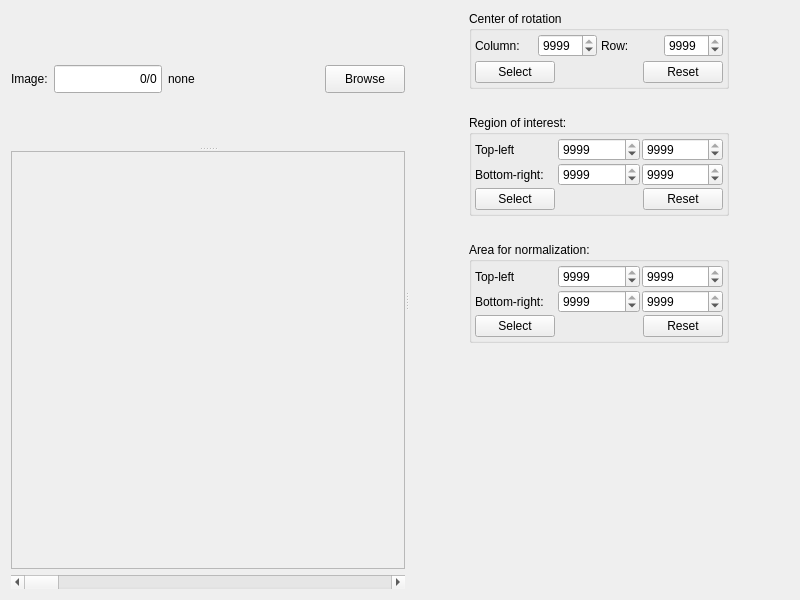
<?xml version="1.0" encoding="UTF-8"?>
<ui version="4.0">
 <class>ImageSelectCoRAndRegions</class>
 <widget class="QWidget" name="ImageSelectCoRAndRegions">
  <property name="geometry">
   <rect>
    <x>0</x>
    <y>0</y>
    <width>800</width>
    <height>600</height>
   </rect>
  </property>
  <property name="sizePolicy">
   <sizepolicy hsizetype="Preferred" vsizetype="Expanding">
    <horstretch>0</horstretch>
    <verstretch>0</verstretch>
   </sizepolicy>
  </property>
  <property name="windowTitle">
   <string>Form</string>
  </property>
  <layout class="QGridLayout" name="gridLayout_5">
   <item row="0" column="0">
    <widget class="QSplitter" name="splitter_main_horiz">
     <property name="orientation">
      <enum>Qt::Horizontal</enum>
     </property>
     <widget class="QSplitter" name="splitter_img_vertical">
      <property name="orientation">
       <enum>Qt::Vertical</enum>
      </property>
      <widget class="QWidget" name="layoutWidget">
       <layout class="QHBoxLayout" name="horizontalLayout_4">
        <property name="sizeConstraint">
         <enum>QLayout::SetDefaultConstraint</enum>
        </property>
        <item>
         <widget class="QLabel" name="label_img_seq">
          <property name="sizePolicy">
           <sizepolicy hsizetype="Preferred" vsizetype="Fixed">
            <horstretch>0</horstretch>
            <verstretch>0</verstretch>
           </sizepolicy>
          </property>
          <property name="minimumSize">
           <size>
            <width>0</width>
            <height>28</height>
           </size>
          </property>
          <property name="text">
           <string>Image:</string>
          </property>
         </widget>
        </item>
        <item>
         <widget class="QLineEdit" name="lineEdit_img_seq">
          <property name="sizePolicy">
           <sizepolicy hsizetype="Fixed" vsizetype="Fixed">
            <horstretch>0</horstretch>
            <verstretch>0</verstretch>
           </sizepolicy>
          </property>
          <property name="minimumSize">
           <size>
            <width>0</width>
            <height>28</height>
           </size>
          </property>
          <property name="text">
           <string>0/0</string>
          </property>
          <property name="alignment">
           <set>Qt::AlignRight|Qt::AlignTrailing|Qt::AlignVCenter</set>
          </property>
          <property name="readOnly">
           <bool>true</bool>
          </property>
         </widget>
        </item>
        <item>
         <widget class="QLabel" name="label_img_name">
          <property name="sizePolicy">
           <sizepolicy hsizetype="Preferred" vsizetype="Fixed">
            <horstretch>1</horstretch>
            <verstretch>0</verstretch>
           </sizepolicy>
          </property>
          <property name="minimumSize">
           <size>
            <width>0</width>
            <height>28</height>
           </size>
          </property>
          <property name="text">
           <string>none</string>
          </property>
         </widget>
        </item>
        <item>
         <widget class="QPushButton" name="pushButton_browse_img">
          <property name="sizePolicy">
           <sizepolicy hsizetype="Minimum" vsizetype="Fixed">
            <horstretch>0</horstretch>
            <verstretch>0</verstretch>
           </sizepolicy>
          </property>
          <property name="minimumSize">
           <size>
            <width>0</width>
            <height>28</height>
           </size>
          </property>
          <property name="text">
           <string>Browse</string>
          </property>
         </widget>
        </item>
       </layout>
      </widget>
      <widget class="QWidget" name="layoutWidget">
       <layout class="QVBoxLayout" name="verticalLayout_2">
        <property name="sizeConstraint">
         <enum>QLayout::SetMaximumSize</enum>
        </property>
        <item>
         <widget class="QScrollArea" name="scrollArea">
          <property name="sizePolicy">
           <sizepolicy hsizetype="Expanding" vsizetype="Expanding">
            <horstretch>2</horstretch>
            <verstretch>2</verstretch>
           </sizepolicy>
          </property>
          <property name="widgetResizable">
           <bool>true</bool>
          </property>
          <widget class="QWidget" name="scrollAreaWidgetContents">
           <property name="geometry">
            <rect>
             <x>0</x>
             <y>0</y>
             <width>454</width>
             <height>520</height>
            </rect>
           </property>
           <property name="sizePolicy">
            <sizepolicy hsizetype="Expanding" vsizetype="Expanding">
             <horstretch>2</horstretch>
             <verstretch>2</verstretch>
            </sizepolicy>
           </property>
           <layout class="QGridLayout" name="gridLayout">
            <item row="0" column="0">
             <widget class="QLabel" name="label_img">
              <property name="sizePolicy">
               <sizepolicy hsizetype="Expanding" vsizetype="Expanding">
                <horstretch>3</horstretch>
                <verstretch>3</verstretch>
               </sizepolicy>
              </property>
              <property name="text">
               <string/>
              </property>
             </widget>
            </item>
           </layout>
          </widget>
         </widget>
        </item>
        <item>
         <widget class="QScrollBar" name="horizontalScrollBar_img_stack">
          <property name="sizePolicy">
           <sizepolicy hsizetype="Expanding" vsizetype="Fixed">
            <horstretch>2</horstretch>
            <verstretch>0</verstretch>
           </sizepolicy>
          </property>
          <property name="orientation">
           <enum>Qt::Horizontal</enum>
          </property>
         </widget>
        </item>
       </layout>
      </widget>
     </widget>
     <widget class="QWidget" name="layoutWidget_2">
      <layout class="QGridLayout" name="gridLayout_6">
       <property name="sizeConstraint">
        <enum>QLayout::SetDefaultConstraint</enum>
       </property>
       <item row="0" column="0">
        <widget class="QGroupBox" name="groupBox_cor">
         <property name="sizePolicy">
          <sizepolicy hsizetype="Minimum" vsizetype="Minimum">
           <horstretch>0</horstretch>
           <verstretch>0</verstretch>
          </sizepolicy>
         </property>
         <property name="maximumSize">
          <size>
           <width>260</width>
           <height>16777215</height>
          </size>
         </property>
         <property name="title">
          <string>Center of rotation</string>
         </property>
         <layout class="QGridLayout" name="gridLayout_2">
          <property name="margin">
           <number>3</number>
          </property>
          <property name="spacing">
           <number>4</number>
          </property>
          <item row="0" column="0">
           <layout class="QHBoxLayout" name="horizontalLayout">
            <item>
             <widget class="QLabel" name="label_3">
              <property name="text">
               <string>Column:</string>
              </property>
             </widget>
            </item>
            <item>
             <widget class="QSpinBox" name="spinBox_cor_x">
              <property name="maximum">
               <number>9999</number>
              </property>
              <property name="value">
               <number>9999</number>
              </property>
             </widget>
            </item>
            <item>
             <widget class="QLabel" name="label_2">
              <property name="text">
               <string>Row:</string>
              </property>
             </widget>
            </item>
            <item>
             <widget class="QSpinBox" name="spinBox_cor_y">
              <property name="maximum">
               <number>9999</number>
              </property>
              <property name="value">
               <number>9999</number>
              </property>
             </widget>
            </item>
           </layout>
          </item>
          <item row="1" column="0">
           <layout class="QHBoxLayout" name="horizontalLayout_2">
            <item>
             <widget class="QPushButton" name="pushButton_cor">
              <property name="text">
               <string>Select</string>
              </property>
             </widget>
            </item>
            <item>
             <spacer name="horizontalSpacer_3">
              <property name="orientation">
               <enum>Qt::Horizontal</enum>
              </property>
              <property name="sizeHint" stdset="0">
               <size>
                <width>108</width>
                <height>20</height>
               </size>
              </property>
             </spacer>
            </item>
            <item>
             <widget class="QPushButton" name="pushButton_cor_reset">
              <property name="text">
               <string>Reset</string>
              </property>
             </widget>
            </item>
           </layout>
          </item>
         </layout>
        </widget>
       </item>
       <item row="1" column="0">
        <spacer name="verticalSpacer_2">
         <property name="orientation">
          <enum>Qt::Vertical</enum>
         </property>
         <property name="sizeType">
          <enum>QSizePolicy::Minimum</enum>
         </property>
         <property name="sizeHint" stdset="0">
          <size>
           <width>20</width>
           <height>20</height>
          </size>
         </property>
        </spacer>
       </item>
       <item row="2" column="0">
        <widget class="QGroupBox" name="groupBox_roi">
         <property name="sizePolicy">
          <sizepolicy hsizetype="Minimum" vsizetype="Minimum">
           <horstretch>0</horstretch>
           <verstretch>0</verstretch>
          </sizepolicy>
         </property>
         <property name="maximumSize">
          <size>
           <width>260</width>
           <height>16777215</height>
          </size>
         </property>
         <property name="title">
          <string>Region of interest:</string>
         </property>
         <layout class="QGridLayout" name="gridLayout_3">
          <property name="margin">
           <number>3</number>
          </property>
          <property name="spacing">
           <number>2</number>
          </property>
          <item row="0" column="0">
           <widget class="QLabel" name="label_4">
            <property name="text">
             <string>Top-left</string>
            </property>
           </widget>
          </item>
          <item row="0" column="1">
           <widget class="QSpinBox" name="spinBox_roi_top_x">
            <property name="maximum">
             <number>9999</number>
            </property>
            <property name="value">
             <number>9999</number>
            </property>
           </widget>
          </item>
          <item row="0" column="2">
           <widget class="QSpinBox" name="spinBox_roi_top_y">
            <property name="maximum">
             <number>9999</number>
            </property>
            <property name="value">
             <number>9999</number>
            </property>
           </widget>
          </item>
          <item row="1" column="0">
           <widget class="QLabel" name="label_5">
            <property name="text">
             <string>Bottom-right:</string>
            </property>
           </widget>
          </item>
          <item row="1" column="1">
           <widget class="QSpinBox" name="spinBox_roi_bottom_x">
            <property name="maximum">
             <number>9999</number>
            </property>
            <property name="value">
             <number>9999</number>
            </property>
           </widget>
          </item>
          <item row="1" column="2">
           <widget class="QSpinBox" name="spinBox_roi_bottom_y">
            <property name="maximum">
             <number>9999</number>
            </property>
            <property name="value">
             <number>9999</number>
            </property>
           </widget>
          </item>
          <item row="2" column="0" colspan="3">
           <layout class="QHBoxLayout" name="horizontalLayout_3">
            <item>
             <widget class="QPushButton" name="pushButton_roi">
              <property name="text">
               <string>Select</string>
              </property>
             </widget>
            </item>
            <item>
             <spacer name="horizontalSpacer_2">
              <property name="orientation">
               <enum>Qt::Horizontal</enum>
              </property>
              <property name="sizeHint" stdset="0">
               <size>
                <width>155</width>
                <height>20</height>
               </size>
              </property>
             </spacer>
            </item>
            <item>
             <widget class="QPushButton" name="pushButton_roi_reset">
              <property name="text">
               <string>Reset</string>
              </property>
             </widget>
            </item>
           </layout>
          </item>
         </layout>
        </widget>
       </item>
       <item row="3" column="0">
        <spacer name="verticalSpacer_3">
         <property name="orientation">
          <enum>Qt::Vertical</enum>
         </property>
         <property name="sizeType">
          <enum>QSizePolicy::Minimum</enum>
         </property>
         <property name="sizeHint" stdset="0">
          <size>
           <width>20</width>
           <height>20</height>
          </size>
         </property>
        </spacer>
       </item>
       <item row="4" column="0">
        <widget class="QGroupBox" name="groupBox_norm">
         <property name="sizePolicy">
          <sizepolicy hsizetype="Minimum" vsizetype="Minimum">
           <horstretch>0</horstretch>
           <verstretch>0</verstretch>
          </sizepolicy>
         </property>
         <property name="maximumSize">
          <size>
           <width>260</width>
           <height>16777215</height>
          </size>
         </property>
         <property name="title">
          <string>Area for normalization:</string>
         </property>
         <layout class="QGridLayout" name="gridLayout_4">
          <property name="margin">
           <number>3</number>
          </property>
          <property name="spacing">
           <number>2</number>
          </property>
          <item row="0" column="0">
           <widget class="QLabel" name="label_6">
            <property name="text">
             <string>Top-left</string>
            </property>
           </widget>
          </item>
          <item row="0" column="1">
           <widget class="QSpinBox" name="spinBox_norm_top_x">
            <property name="maximum">
             <number>9999</number>
            </property>
            <property name="value">
             <number>9999</number>
            </property>
           </widget>
          </item>
          <item row="0" column="2">
           <widget class="QSpinBox" name="spinBox_norm_top_y">
            <property name="maximum">
             <number>9999</number>
            </property>
            <property name="value">
             <number>9999</number>
            </property>
           </widget>
          </item>
          <item row="1" column="0">
           <widget class="QLabel" name="label_7">
            <property name="text">
             <string>Bottom-right:</string>
            </property>
           </widget>
          </item>
          <item row="1" column="1">
           <widget class="QSpinBox" name="spinBox_norm_bottom_x">
            <property name="maximum">
             <number>9999</number>
            </property>
            <property name="value">
             <number>9999</number>
            </property>
           </widget>
          </item>
          <item row="1" column="2">
           <widget class="QSpinBox" name="spinBox_norm_bottom_y">
            <property name="maximum">
             <number>9999</number>
            </property>
            <property name="value">
             <number>9999</number>
            </property>
           </widget>
          </item>
          <item row="2" column="0" colspan="3">
           <layout class="QHBoxLayout" name="horizontalLayout_8">
            <item>
             <widget class="QPushButton" name="pushButton_norm_area">
              <property name="text">
               <string>Select</string>
              </property>
             </widget>
            </item>
            <item>
             <spacer name="horizontalSpacer">
              <property name="orientation">
               <enum>Qt::Horizontal</enum>
              </property>
              <property name="sizeHint" stdset="0">
               <size>
                <width>98</width>
                <height>20</height>
               </size>
              </property>
             </spacer>
            </item>
            <item>
             <widget class="QPushButton" name="pushButton_norm_reset">
              <property name="text">
               <string>Reset</string>
              </property>
             </widget>
            </item>
           </layout>
          </item>
         </layout>
        </widget>
       </item>
       <item row="5" column="0">
        <spacer name="verticalSpacer">
         <property name="orientation">
          <enum>Qt::Vertical</enum>
         </property>
         <property name="sizeHint" stdset="0">
          <size>
           <width>20</width>
           <height>68</height>
          </size>
         </property>
        </spacer>
       </item>
      </layout>
     </widget>
    </widget>
   </item>
  </layout>
 </widget>
 <resources/>
 <connections/>
</ui>
